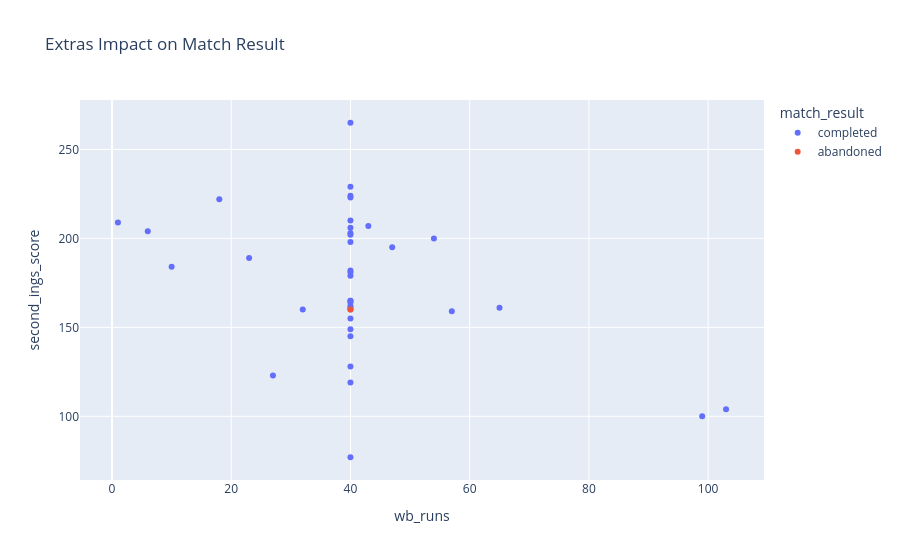

Source (notebook cell):
### Code cell
fig = px.scatter(df, x="wb_runs", y="second_ings_score",
                   color="match_result", title="Extras Impact on Match Result")
fig.show()

### Figure 1 — Plotly figure (JSON) as saved in the notebook; plotly's stock layout.template omitted (floating-point values rounded to 4 significant figures)
{"data": [{"hovertemplate": "match_result=completed<br>wb_runs=%{x}<br>second_ings_score=%{y}<extra></extra>", "legendgroup": "completed", "marker": {"color": "#636efa", "symbol": "circle"}, "mode": "markers", "name": "completed", "orientation": "v", "showlegend": true, "type": "scatter", "x": [40.0, 40.0, 40.0, 40.0, 40.0, 65.0, 40.0, 40.0, 6.0, 40.0, 43.0, 27.0, 1.0, 40.0, 40.0, 40.0, 23.0, 40.0, 18.0, 57.0, 32.0, 40.0, 40.0, 40.0, 40.0, 10.0, 40.0, 54.0, 99.0, 47.0, 40.0, 103.0, 40.0, 40.0, 40.0, 40.0, 40.0, 40.0], "xaxis": "x", "y": [203.0, 224.0, 128.0, 165.0, 145.0, 161.0, 210.0, 164.0, 204.0, 160.0, 207.0, 123.0, 209.0, 182.0, 202.0, 223.0, 189.0, 165.0, 222.0, 159.0, 160.0, 149.0, 198.0, 181.0, 179.0, 184.0, 161.0, 200.0, 100.0, 195.0, 119.0, 104.0, 206.0, 265.0, 229.0, 162.0, 155.0, 77.0], "yaxis": "y"}, {"hovertemplate": "match_result=abandoned<br>wb_runs=%{x}<br>second_ings_score=%{y}<extra></extra>", "legendgroup": "abandoned", "marker": {"color": "#EF553B", "symbol": "circle"}, "mode": "markers", "name": "abandoned", "orientation": "v", "showlegend": true, "type": "scatter", "x": [40.0], "xaxis": "x", "y": [160.0], "yaxis": "y"}], "layout": {"legend": {"title": {"text": "match_result"}, "tracegroupgap": 0}, "title": {"text": "Extras Impact on Match Result"}, "xaxis": {"anchor": "y", "domain": [0, 1], "title": {"text": "wb_runs"}}, "yaxis": {"anchor": "x", "domain": [0, 1], "title": {"text": "second_ings_score"}}}}
